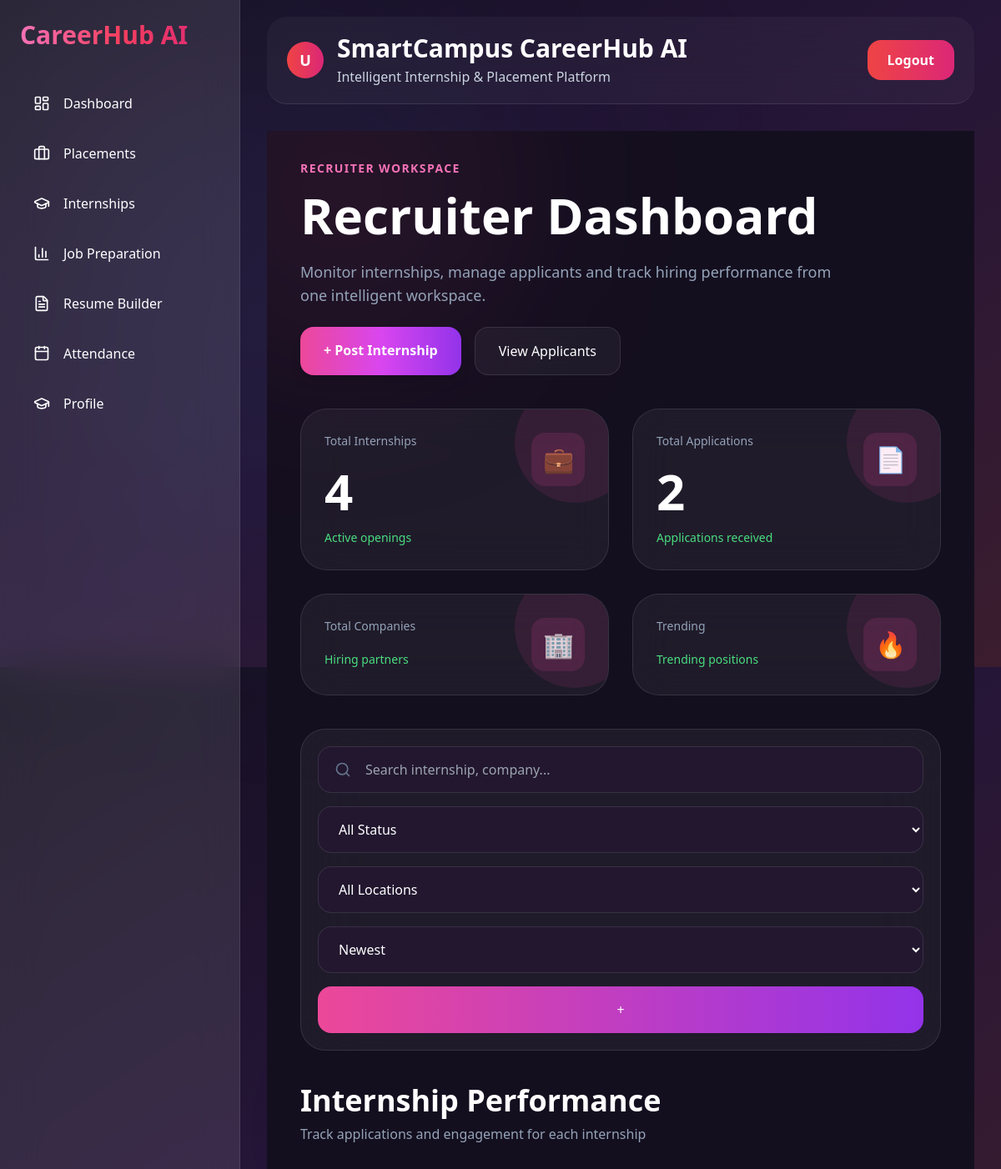
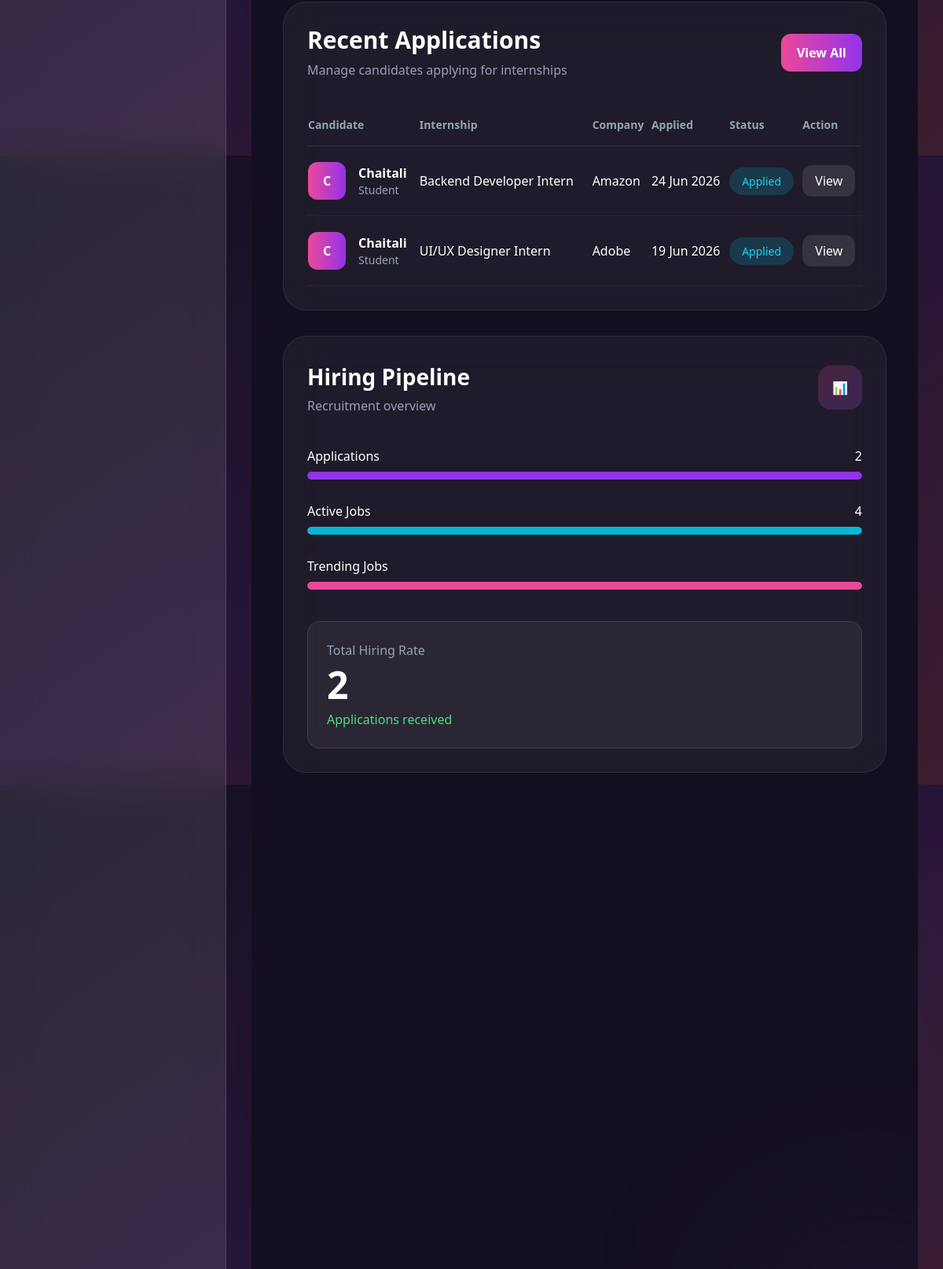
/recruiter/, run on the app's committed database (2 pictures, top to bottom).
### dashboard/models.py (models this page shows, shortened)
class InternshipApplication(models.Model):
    user = models.ForeignKey(User, on_delete=models.CASCADE)
    internship = models.ForeignKey(
        InternshipOpportunity,
        on_delete=models.CASCADE,
        related_name="applications"
    )
    applied_at = models.DateTimeField(auto_now_add=True)
    class Meta:
        unique_together = ('user', 'internship')

class InternshipOpportunity(models.Model):
    role = models.CharField(max_length=200)
    company = models.CharField(max_length=200)
    stipend = models.CharField(max_length=100)
    location = models.CharField(max_length=100)
    skills = models.TextField()
    trending = models.BooleanField(default=False)
    created_at = models.DateTimeField(auto_now_add=True)

### dashboard/views.py (the view)
# urls.py: path("recruiter/",views.recruiter_dashboard,name="recruiter_dashboard"),
def recruiter_dashboard(request):
    internships = InternshipOpportunity.objects.all()
    applications = InternshipApplication.objects.select_related(
    "user",
    "internship"
    ).order_by("-applied_at")
    context = {
    "total_jobs": internships.count(),
    "total_applications": applications.count(),
    "active_jobs": internships.count(),
    "trending_jobs": internships.filter(
        trending=True
    ).count(),
    "recent_applications": applications[:6],
}
    return render(
        request,
        "recruiter/recruiter_dashboard.html",
        context,
    )

### templates/recruiter/recruiter_dashboard.html (shortened to what this page needs)
{% extends "base.html" %} {% block content %}
<div class="min-h-screen bg-[#140f1f] text-white overflow-hidden relative">
  <div
    class="absolute top-[-120px] left-[-100px] w-[380px] h-[380px] bg-[#ff4d9d]/10 blur-[120px] rounded-full"
  ></div>
  <div
    class="absolute bottom-[-100px] right-[-100px] w-[320px] h-[320px] bg-[#7c3aed]/10 blur-[120px] rounded-full"
  ></div>
  <div class="relative z-10 px-5 lg:px-10 py-8">
    <section class="mb-10">
      <div
        class="flex flex-col xl:flex-row justify-between xl:items-center gap-6"
      >
        <div>
          <span
            class="text-pink-400 font-semibold tracking-widest uppercase text-sm"
          >
            Recruiter Workspace
          </span>
          <h1 class="text-6xl font-black mt-2 leading-tight">
            Recruiter Dashboard
          </h1>
          <p class="text-slate-400 mt-4 text-lg max-w-2xl">
            Monitor internships, manage applicants and track hiring performance
            from one intelligent workspace.
          </p>
        </div>
        <div class="flex gap-4">
          <a
            href="#"
            class="px-7 py-4 rounded-2xl bg-gradient-to-r from-pink-500 via-fuchsia-500 to-purple-600 font-semibold shadow-lg hover:scale-105 transition"
          >
            + Post Internship
          </a>
          <a
            href="#"
            class="px-7 py-4 rounded-2xl border border-white/10 bg-white/5 backdrop-blur-xl hover:bg-white/10 transition"
          >
            View Applicants
          </a>
        </div>
      </div>
    </section>
    <div class="grid grid-cols-1 md:grid-cols-2 xl:grid-cols-4 gap-7 mb-10">
      <div
        class="relative overflow-hidden rounded-[32px] border border-white/10 bg-white/5 backdrop-blur-xl p-7 hover:border-pink-500/30 hover:-translate-y-1 transition"
      >
        <div
          class="absolute -right-8 -top-8 w-36 h-36 rounded-full bg-pink-500/10"
        ></div>
        <div class="flex justify-between items-start">
          <div>
            <p class="text-slate-400 text-sm">Total Internships</p>
            <h2 class="text-6xl font-black mt-5">{{ total_jobs }}</h2>
            <p class="text-green-400 text-sm mt-4">Active openings</p>
          </div>
          <div
            class="w-16 h-16 rounded-2xl bg-pink-500/15 flex items-center justify-center text-3xl"
          >
            💼
          </div>
        </div>
      </div>
      <div
        class="relative overflow-hidden rounded-[32px] border border-white/10 bg-white/5 backdrop-blur-xl p-7 hover:border-pink-500/30 hover:-translate-y-1 transition"
      >
        <div
          class="absolute -right-8 -top-8 w-36 h-36 rounded-full bg-pink-500/10"
        ></div>
        <div class="flex justify-between items-start">
          <div>
            <p class="text-slate-400 text-sm">Total Applications</p>
            <h2 class="text-6xl font-black mt-5">{{ total_applications }}</h2>
            <p class="text-green-400 text-sm mt-4">Applications received</p>
          </div>
          <div
            class="w-16 h-16 rounded-2xl bg-pink-500/15 flex items-center justify-center text-3xl"
          >
            📄
          </div>
        </div>
      </div>
      <div
        class="relative overflow-hidden rounded-[32px] border border-white/10 bg-white/5 backdrop-blur-xl p-7 hover:border-pink-500/30 hover:-translate-y-1 transition"
      >
        <div
          class="absolute -right-8 -top-8 w-36 h-36 rounded-full bg-pink-500/10"
        ></div>
        <div class="flex justify-between items-start">
          <div>
            <p class="text-slate-400 text-sm">Total Companies</p>
            <p class="text-green-400 text-sm mt-4">Hiring partners</p>
          </div>
          <div
            class="w-16 h-16 rounded-2xl bg-pink-500/15 flex items-center justify-center text-3xl"
          >
            🏢
          </div>
        </div>
      </div>
      <div
        class="relative overflow-hidden rounded-[32px] border border-white/10 bg-white/5 backdrop-blur-xl p-7 hover:border-pink-500/30 hover:-translate-y-1 transition"
      >
        <div
          class="absolute -right-8 -top-8 w-36 h-36 rounded-full bg-pink-500/10"
        ></div>
        <div class="flex justify-between items-start">
          <div>
            <p class="text-slate-400 text-sm">Trending</p>
            <p class="text-green-400 text-sm mt-4">Trending positions</p>
          </div>
          <div
            class="w-16 h-16 rounded-2xl bg-pink-500/15 flex items-center justify-center text-3xl"
          >
            🔥
          </div>
        </div>
      </div>
    </div>
    <section
    class="mb-10 bg-white/5 border border-white/10 backdrop-blur-2xl rounded-[30px] p-5">
    <div class="grid xl:grid-cols-12 gap-4 items-center">
        <div class="xl:col-span-5 relative">
            <i data-lucide="search"
               class="absolute left-5 top-1/2 -translate-y-1/2 w-5 h-5 text-slate-500">
            </i>
            <input
                type="text"
                placeholder="Search internship, company..."
                class="w-full h-14 rounded-2xl bg-[#22172f] border border-white/10 pl-14 pr-5 outline-none focus:border-pink-500 transition">
        </div>
        <div class="xl:col-span-2">
            <select
                class="w-full h-14 rounded-2xl bg-[#22172f] border border-white/10 px-5 outline-none focus:border-pink-500">
                <option>All Status</option>
            </select>
        </div>
        <div class="xl:col-span-2">
            <select
                class="w-full h-14 rounded-2xl bg-[#22172f] border border-white/10 px-5 outline-none">
                <option>All Locations</option>
            </select>
        </div>
        <div class="xl:col-span-2">
            <select
                class="w-full h-14 rounded-2xl bg-[#22172f] border border-white/10 px-5 outline-none">
                <option>Newest</option>
            </select>
        </div>
        <div class="xl:col-span-1">
            <button
                class="w-full h-14 rounded-2xl bg-gradient-to-r from-pink-500 to-purple-600 hover:scale-105 transition">
                +
            </button>
        </div>
    </div>
</section>
    <div class="mb-8">
      <h2 class="text-4xl font-black">Internship Performance</h2>
      <p class="text-slate-400 mt-2">
        Track applications and engagement for each internship
      </p>
    </div>
    <div class="grid xl:grid-cols-3 gap-8">
<div class="xl:col-span-2 recruiter-panel">
    <div class="flex justify-between items-center mb-8">
        <div>
            <h2 class="text-3xl font-black">
                Recent Applications
            </h2>
            <p class="text-slate-400 mt-2">
                Manage candidates applying for internships
            </p>
        </div>
        <a
            href="#"
            class="px-5 py-3 rounded-xl bg-gradient-to-r from-pink-500 to-purple-600 font-semibold">
            View All
        </a>
    </div>
    <div class="overflow-x-auto">
        <table class="w-full">
            <thead>
                <tr class="border-b border-white/10 text-slate-400 text-sm">
                    <th class="text-left py-4">Candidate</th>
                    <th class="text-left py-4">Internship</th>
                    <th class="text-left py-4">Company</th>
                    <th class="text-left py-4">Applied</th>
                    <th class="text-left py-4">Status</th>
                    <th class="text-left py-4">Action</th>
                </tr>
            </thead>
            <tbody>
                {% for app in recent_applications %}
                <tr class="border-b border-white/5 hover:bg-white/5 transition">
                    <td class="py-5">
                        <div class="flex items-center gap-4">
                            <div
                                class="w-12 h-12 rounded-xl bg-gradient-to-r from-pink-500 to-purple-600 flex items-center justify-center font-bold">
                                {{ app.user.username|slice:":1"|upper }}
                            </div>
                            <div>
                                <h4 class="font-semibold">
                                    {{ app.user.username }}
                                </h4>
                                <p class="text-slate-400 text-sm">
                                    Student
                                </p>
                            </div>
                        </div>
                    </td>
                    <td>
                        {{ app.internship.role }}
                    </td>
                    <td>
                        {{ app.internship.company }}
                    </td>
                    <td>
                        {{ app.applied_at|date:"d M Y" }}
                    </td>
                    <td>
                        <span
                            class="px-4 py-2 rounded-full bg-cyan-500/20 text-cyan-400 text-sm">
                            Applied
                        </span>
                    </td>
                    <td>
                        <button
                            class="px-4 py-2 rounded-xl bg-white/10 hover:bg-white/20 transition">
                            View
                        </button>
                    </td>
                </tr>
                {% endfor %}
            </tbody>
        </table>
    </div>
</div>
     <div class="recruiter-panel">
    <div class="flex justify-between items-center">
        <div>
            <h2 class="panel-title">
                Hiring Pipeline
            </h2>
            <p class="panel-subtitle">
                Recruitment overview
            </p>
        </div>
        <div
            class="w-14 h-14 rounded-2xl bg-gradient-to-br from-pink-500/20 to-purple-500/20 flex items-center justify-center">
            📊
        </div>
    </div>
    <div class="mt-10 space-y-7">
        <div>
            <div class="flex justify-between mb-2">
                <span>Applications</span>
                <span>{{ total_applications }}</span>
            </div>
            <div class="pipeline-bar">
                <div class="fill fill-purple w-full"></div>
            </div>
        </div>
        <div>
            <div class="flex justify-between mb-2">
                <span>Active Jobs</span>
                <span>{{ active_jobs }}</span>
            </div>
            <div class="pipeline-bar">
                <div class="fill fill-cyan w-4/5"></div>
            </div>
        </div>
        <div>
            <div class="flex justify-between mb-2">
                <span>Trending Jobs</span>
            </div>
            <div class="pipeline-bar">
                <div class="fill fill-pink w-2/5"></div>
            </div>
        </div>
    </div>
    <div
        class="mt-10 rounded-2xl bg-white/5 border border-white/10 p-6">
        <p class="text-slate-400">
            Total Hiring Rate
        </p>
        <h2 class="text-5xl font-black mt-2">
            {% if total_jobs %}
                {{ total_applications }}
            {% else %}
                0
            {% endif %}
        </h2>
        <p class="text-green-400 mt-2">
            Applications received
        </p>
    </div>
   </div>
    </div>
  </div>
  {% endblock %}

### templates/recruiter/recruiter_dashboard.html (style rules this page uses)
.recruiter-panel { background: rgba(255, 255, 255, 0.05); border: 1px solid rgba(255, 255, 255, 0.08); border-radius: 30px; padding: 30px; backdrop-filter: blur(25px); }
.panel-title { font-size: 28px; font-weight: 800; }
.panel-subtitle { margin-top: 4px; color: #94a3b8; }
.pipeline-bar { height: 10px; background: rgba(255, 255, 255, 0.08); border-radius: 999px; overflow: hidden; }
.fill { height: 100%; border-radius: 999px; width: 100%; }
.fill-purple { background: #9333ea; }
.fill-cyan { background: #06b6d4; }
.fill-pink { background: #ec4899; }

### data on the page
InternshipApplication: user.username "C", user.username "Chaitali", internship.role "Backend Developer Intern", internship.company "Amazon", applied_at "24 Jun 2026"
InternshipApplication: user.username "C", user.username "Chaitali", internship.role "UI/UX Designer Intern", internship.company "Adobe", applied_at "19 Jun 2026"

### other printed values
{{ total_jobs }} "4"
{{ total_applications }} "2"
{{ active_jobs }} "4"
